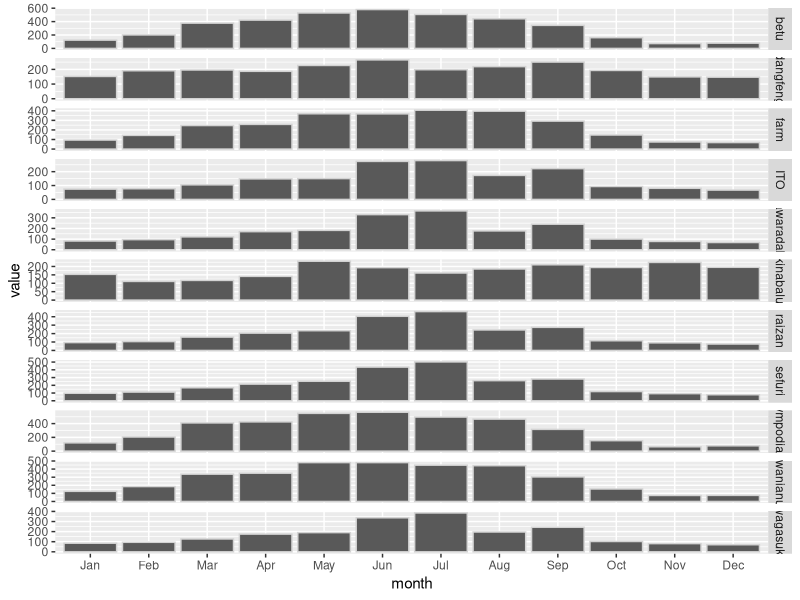
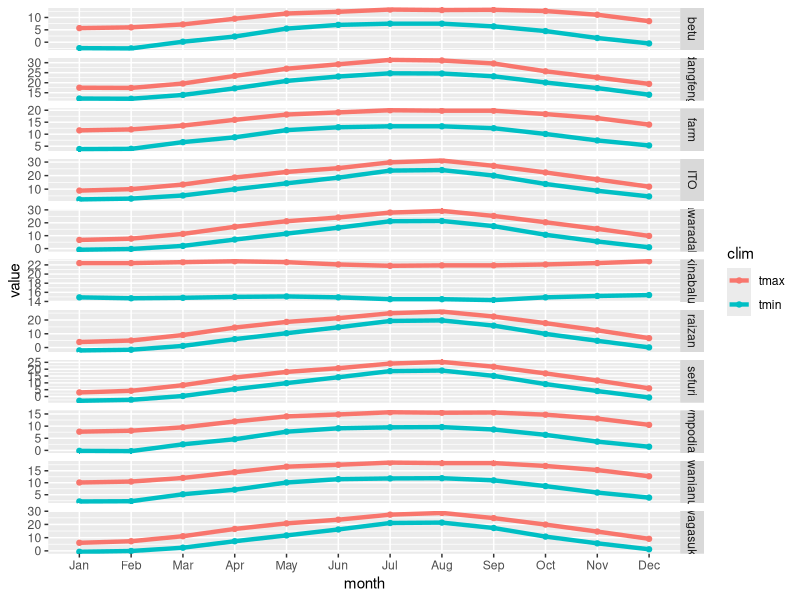
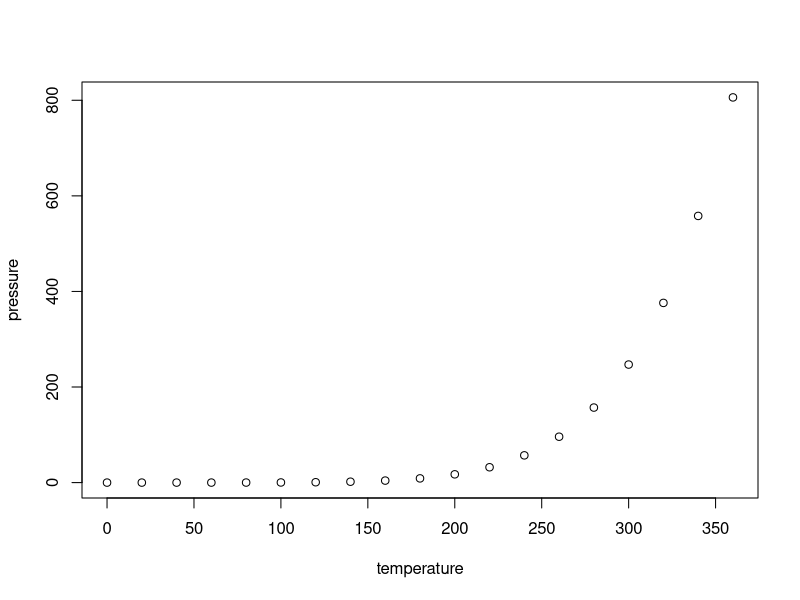

Source code (R) for these figures, in order:
## ---- chunk 1
knitr::opts_chunk$set(echo = TRUE)
## ---- chunk 2
library(ggplot2)
library(reshape2)
library(plyr)
library(tidyverse)
clim<- read.table(file='clim.txt', header=TRUE)
c_melt<-melt(clim, id.vars=c('site', 'clim'), variable.name='month')
c_temp<-subset(c_melt, clim!='precip')
ggplot(data=subset(c_melt, clim=='precip'), aes(x=month, y=value)) + geom_bar(stat='identity', color='light gray') + facet_grid(site~., scales='free')
ggplot(data=c_temp, aes(x=month, y=value, group=clim, col=clim)) + geom_line(size=1.5) + geom_point() + facet_grid(site~., scales='free')
## ---- chunk 3
plot(pressure)
